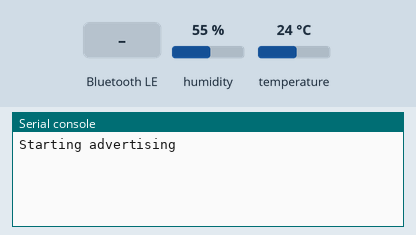
A program run on a simulated MicroPython board. Shown: the last lines printed to the serial console. Inputs (shaded band) come from the test bench; at power-on: humidity 55 %, temperature 24 °C. Nothing arrives over Bluetooth unless stated; the clock reads 2024-03-15 10:24:30 at power-on unless the program sets it.

Above: at 1.2 s.
1.3 s: "1" written over Bluetooth
At 1.7 s:
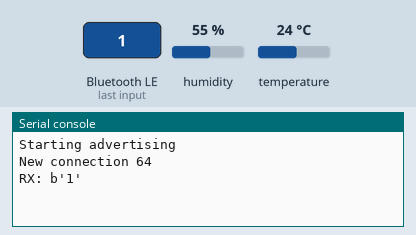
2.8 s: "on" written over Bluetooth
At 4.0 s:
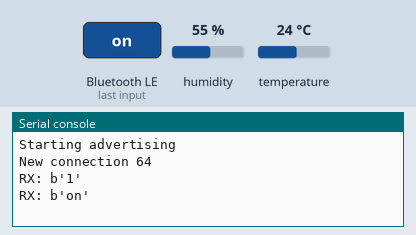
4.3 s: "off" written over Bluetooth
At 5.2 s:
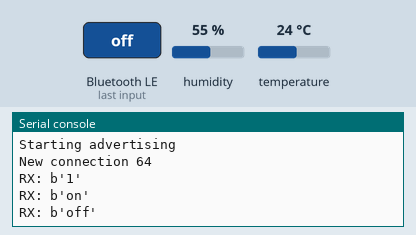

Measured:
- after the input at 1.3 s, the serial console: prints a new line at once (image 1)
- after the input at 2.8 s, the serial console: prints a new line after 0.06 s (image 2)
- after the input at 4.3 s, the serial console: prints a new line after 0.06 s (image 3)

The program:

6-1.________3.py
```python
import bluetooth, ble_simple_peripheral
import time
from machine import Pin
import dht

ble = bluetooth.BLE()
p = ble_simple_peripheral.BLESimplePeripheral(ble, name='pyD_1234')

dht11 = dht.DHT11(Pin(18))

def on_rx(read):
    print("RX:", read)

p.on_write(on_rx)

previous_time = time.time()
send_interval = 2.0

try:
    while True:
        current_time = time.time()
        if current_time - previous_time >= send_interval:
            previous_time = current_time
            if p.is_connected():
                dht11.measure()
                temp = dht11.temperature()
                humi = dht11.humidity()
                if (temp is None) or (humi is None):
                    print("센서 에러")
                else:
                    send_str = str(temp) + "," + str(humi) + "\r\n"
                    p.send(send_str)
except :
    pass
```
